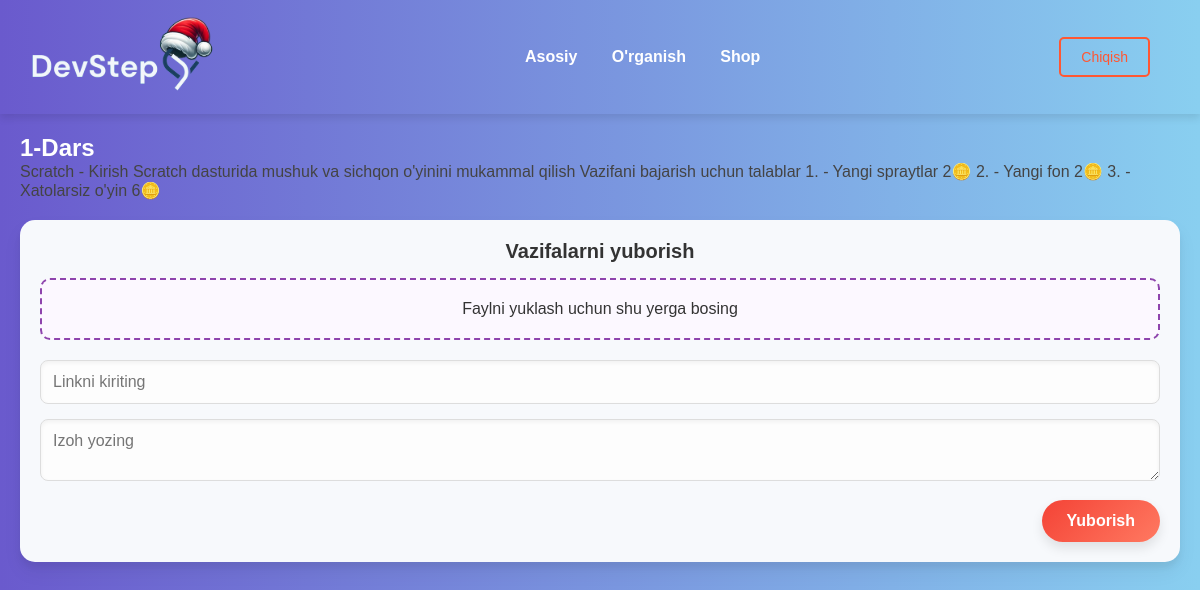
Screenshot of /learn/2/2/2/ with the database file from the repository.
### accounts/models.py (models this page shows, shortened)
class Lesson(models.Model):  # Darslar
    title = models.CharField(max_length=100)
    description = models.TextField()
    month = models.ForeignKey(Month, on_delete=models.CASCADE, related_name="lessons")
    zip_file = models.FileField(upload_to="lessons/zips/", blank=True, null=True)
    link = models.URLField(blank=True, null=True)

### accounts/views.py (the view, shortened to what this page needs)
# urls.py: path('learn/<int:direction_id>/<int:month_id>/<int:lesson_id>/', lesson_detail, name='lesson_detail'),
def lesson_detail(request, direction_id, month_id, lesson_id):
    lesson = get_object_or_404(Lesson, pk=lesson_id)
    return render(request, 'lesson_detail.html', {'lesson': lesson})

### templates/lesson_detail.html (shortened to what this page needs)
{% load static %}
<!DOCTYPE html>
<html lang="en">
<head>
    <link rel="stylesheet" href="{% static 'css/style.css' %}">
</head>
<body>
    <div class="header">
        <div class="header-logo">
            <a href="{% url 'main' %}">
                <img src="{% static 'img/logo2.svg' %}" alt="">
            </a>
        </div>
        <div class="header-nav">
            <a href="{% url 'main' %}">Asosiy</a>
            <a href="{% url 'direction_list' %}">O'rganish</a>
            <a href="{% url 'shop' %}">Shop</a>
        </div>
        <a class="post-button" href="{% url 'logout' %}">Chiqish</a>
    </div>
    <main class="container content">
        <div class="lesson-detail">
            <h2>{{ lesson.title }}</h2>
            <p>{{ lesson.description }}</p>
        </div>
        <div class="task-upload">
            <h3>Vazifalarni yuborish</h3>
            <form method="post" enctype="multipart/form-data" action="{% url 'submit_task' lesson.id %}">
                <div class="upload-section">
                    <label for="file-upload" class="upload-label">
                        Faylni yuklash uchun shu yerga bosing
                    </label>
                </div>
                <div class="link-section">
                    <input type="url" name="link" placeholder="Linkni kiriting">
                </div>
                <div class="comment-section">
                    <textarea name="comment" placeholder="Izoh yozing"></textarea>
                </div>
                <div class="submit-section">
                    <button type="submit" class="btn-submit">Yuborish</button>
                </div>
            </form>
        </div>
    </main>
</body>
</html>

### static/css/style.css (style rules this page uses)
* { box-sizing: border-box; margin: 0; padding: 0; font-family: Arial, sans-serif; cursor: url('../img/cursor.png'), auto; }
body { background: linear-gradient(to right, #6A5ACD, #89CFF0); color: #333; }
h2 { color: white; }
a { text-decoration: none; color: #333; }
.post-button { padding: 10px 20px; color: #ff5733; border: 2px solid #ff5733; background: none; border-radius: 5px; cursor: pointer; font-size: 14px; margin-right: 20px; }
.container { max-width: 1500px; margin: 0 auto; }
button { padding: 8px 16px; background: #ff5733; color: #fff; border: none; border-radius: 5px; cursor: pointer; font-size: 14px; }
.header { padding: 15px 30px; box-shadow: 0 4px 8px rgba(0, 0, 0, 0.1); display: flex; align-items: center; justify-content: space-between; position: sticky; top: 0; z-index: 1000; }
.header-logo { display: flex; align-items: center; }
.header-logo img { height: 80px; margin-right: 10px; }
.header-nav a { margin: 0 15px; color: #ffffff; text-decoration: none; font-weight: bold; transition: all 0.3s ease; }
.content { padding: 20px; display: flex; justify-content: center; flex-direction: column; font-family: 'Arial', sans-serif; }
.lesson-detail { margin-bottom: 20px; color: #444; font-size: 16px; }
.task-upload { border: none; padding: 20px; border-radius: 15px; background: #f7f9fc; box-shadow: 0 10px 20px rgba(0, 0, 0, 0.05), 0 6px 6px rgba(0, 0, 0, 0.05); text-align: center; }
.task-upload h3 { font-size: 20px; margin-bottom: 15px; color: #333; }
.upload-section { text-align: center; border: 2px dashed #8e44ad; padding: 20px; border-radius: 10px; cursor: pointer; margin-bottom: 20px; background-color: #fcf8ff; transition: background 0.3s ease; }
.link-section input, .comment-section textarea { width: 100%; padding: 12px; margin-bottom: 15px; border: 1px solid #ddd; border-radius: 8px; font-size: 16px; background-color: #fdfdfd; box-shadow: inset 0 2px 4px rgba(0, 0, 0, 0.05); }
.submit-section { text-align: right; }
.btn-submit { background: linear-gradient(135deg, #f44336, #ff7961); color: white; padding: 12px 25px; border: none; border-radius: 25px; cursor: pointer; font-size: 16px; font-weight: bold; box-shadow: 0 6px 12px rgba(0, 0, 0, 0.1); transition: background 0.3s ease, transform 0.3s ease; }

### rows the page displays
Lesson: title "1-Dars", description "Scratch - Kirish Scratch dasturida mushuk va sichqon o'yinini mukammal qilish Vazifani bajarish uchun talablar 1. - Yangi spraytlar 2🪙 2. - Yangi fon 2🪙 3. - Xatolarsiz o'yin 6🪙"
